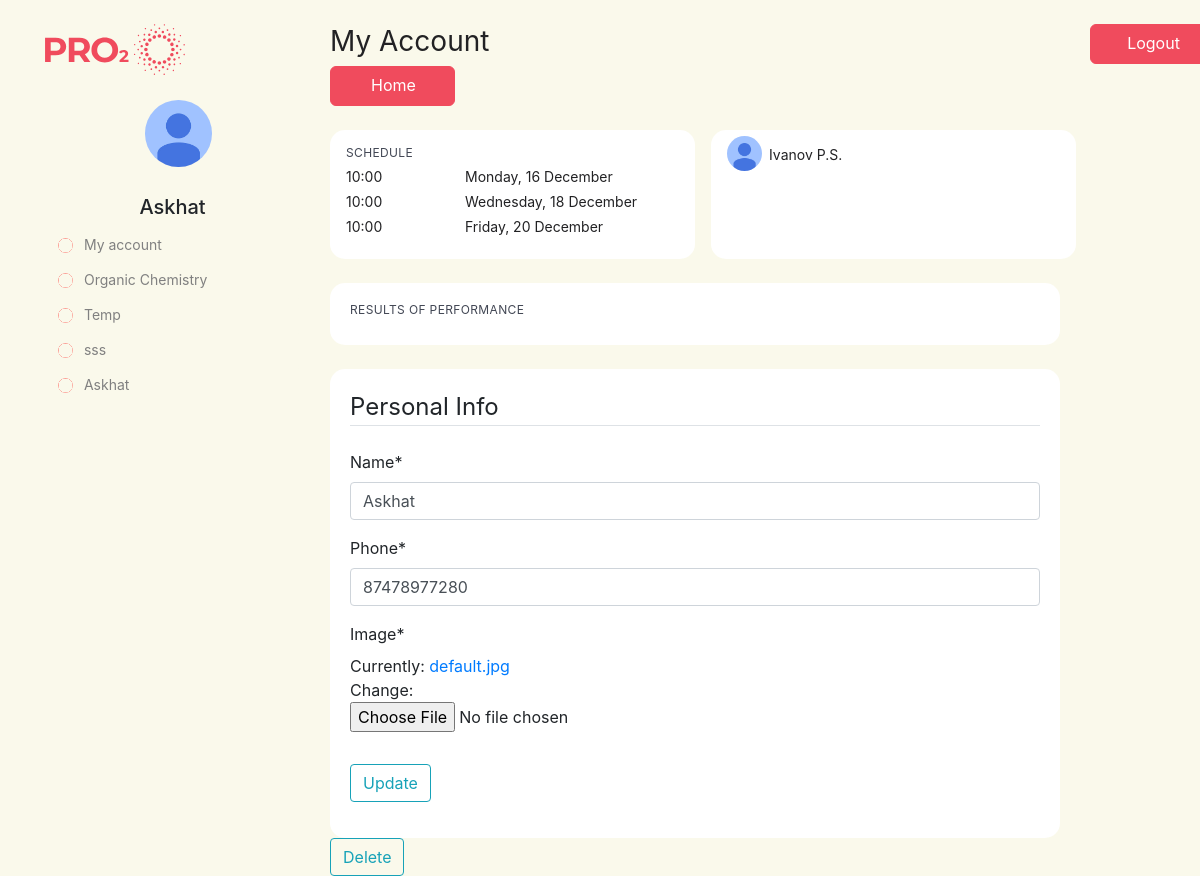
/personal-page/ (signed in), run on an earlier commit of the app's database.
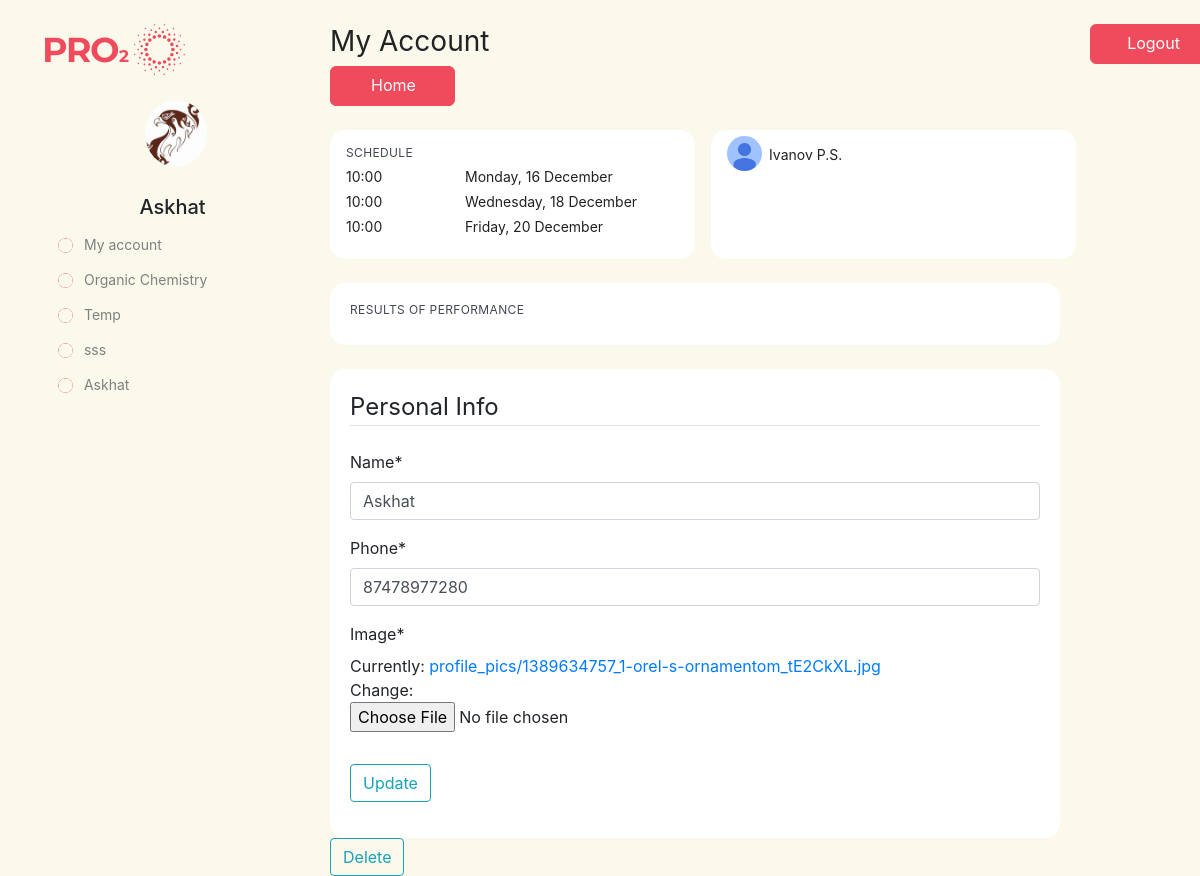
And on a later commit of the database.
### main/models.py (models this page shows, shortened)
class Person(AbstractBaseUser, PermissionsMixin):
    name = models.CharField(max_length=50)
    email = models.EmailField(_('email address'),  primary_key=True)
    password = models.CharField(max_length=1000)
    phone = models.CharField(max_length=25)
    person_type = models.BooleanField(default=False)
    is_paid = models.BooleanField(default=False)
    is_staff = models.BooleanField(default=False)
    is_god = models.BooleanField(default=False)
    image = models.ImageField(default='default.jpg', upload_to='profile_pics')
    is_active = models.BooleanField(default=True)
    is_admin = models.BooleanField(default=False)
    USERNAME_FIELD = 'email'
    REQUIRED_FIELDS = ['name','password','phone',person_type]
    objects = CustomUserManager()

### main/views.py (the view)
# urls.py: path('personal-page/',views.personal_page, name='main-personal_page'),
@login_required
def personal_page(request):
    if request.POST.get('delete', None) != None :
        Person.objects.filter(email=request.user.email).first().delete()
        messages.success(request, f'Your account deleted')
        return redirect('main-home')
    if request.method == 'POST':
        p_form = PersonUpdateForm(request.POST,
                                   request.FILES,
                                   instance=request.user)
        if p_form.is_valid():
            p_form.save()
            messages.success(request, f'Your account has been updated!')
            return redirect('main-personal_page')
    else:
        courses = CourseTaken.objects.filter(user_email = request.user.email)
        p_form = PersonUpdateForm(instance=request.user)
    context = {
        'p_form' : p_form ,
        'courses' : courses
    }
    return render(request, 'main/personal.html', context)

### users/forms.py
class PersonUpdateForm(forms.ModelForm):
    class Meta:
        model = Person
        fields = ['name','phone','image']

### main/templates/main/personal.html (shortened to what the changed rows need)
{% extends "main/base.html" %}
{% load static %}
{% load crispy_forms_tags %}
{% block title %}
    <link rel="stylesheet" type="text/css" href="{% static 'main/personal.css' %}">
{% endblock %}
{% block content %}
    <br/>
    <div class="row padding">
        <div class="col-lg-3 left-side">
            <img src="/media/Logo.svg" class="img-fluid">
            <br/>
            <div class="media photo">
                <img class="rounded-circle account-img custom-img" src="{{ user.image.url }}">
            </div>
            <h5 class="center">{{user.name}}</h5>
            <a href="{% url 'main-personal_page' %}" class="btn btn-primary btn-custom"><img class="rounded-circle account-img custom-img-xs" src="/media/circle.png">
                <span class="en-text">&ensp; My account</span>
            </a>
            {% if user.is_paid %}
                {% for course in courses %}
                    {% if course.is_paid %}
                        <a href="{% url 'course-my' %}" id = "{{course.course_name}}" type ="button" class="btn btn-primary btn-custom course-list"><img class="rounded-circle account-img custom-img-xs" src="/media/circle.png">
                            <span class="en-text">&ensp; {{ course.course_name }}</span>
                        </a>
                    {% endif %}
                {% endfor %}
            {% endif %}
        </div>
        <div class="col-lg-8 right-side">
            <div class="form-inline">
            <h2 class="my-account">
                <span class="en-text">My Account&emsp;&emsp;&emsp;&emsp;&emsp;&emsp;&emsp;&emsp;&emsp;&emsp;&emsp;&emsp;&emsp;&emsp;&emsp;&emsp;</span>
            </h2>
            </div>
            <br/>
                <br/>
                <br/>
                <div class="result white-back">
                    <form method="POST" enctype="multipart/form-data">
                        <fieldset class="form-group">
                            {{ p_form|crispy }}
                        </fieldset>
                    </form>
                </div>
        </div>
    </div>
{% endblock content %}

What changed in the data, as far as the page shows it:
changed Person "Askhat": image: picture added in place of a placeholder
Also different on the page:
text no longer shown: "Name * Phone * Image * Currently: default.jpg Change:"
text now shown: "Name * Phone * Image * Currently: profile_pics/1389634757_1-orel-s-ornamentom_tE2CkXL.jpg Change:"
